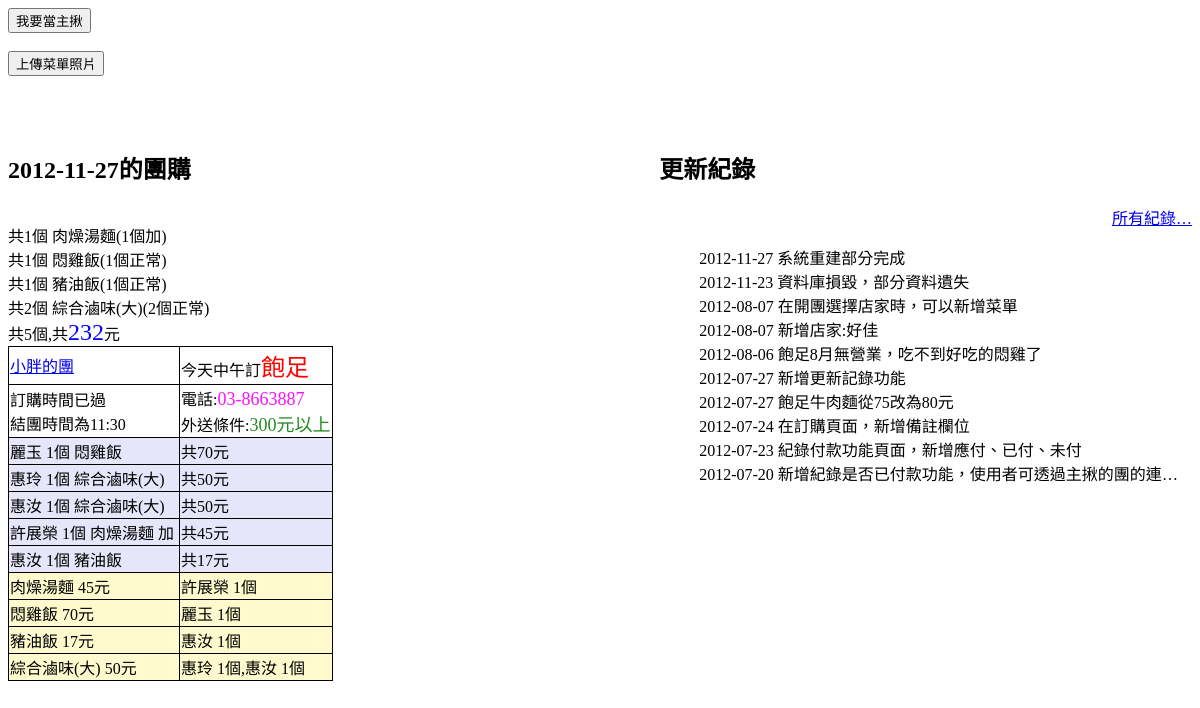
The page / on the database its author committed.
### tables this page shows
CREATE TABLE IF NOT EXISTS `lunchGroup` (
  `id` int(20) NOT NULL AUTO_INCREMENT,
  `primaryName` text NOT NULL,
  `shopName` text NOT NULL,
  `orderDate` text NOT NULL,
  `userIp` text NOT NULL,
  `overTime` varchar(5) NOT NULL,
  PRIMARY KEY (`id`)
);

CREATE TABLE IF NOT EXISTS `shop` (
  `id` int(20) NOT NULL AUTO_INCREMENT,
  `shopName` text NOT NULL,
  `shopPhone` text NOT NULL,
  `deliveryCondition` text NOT NULL,
  `userIp` text NOT NULL,
  PRIMARY KEY (`id`)
);

CREATE TABLE IF NOT EXISTS `orderLog` (
  `id` int(20) NOT NULL AUTO_INCREMENT,
  `userName` text NOT NULL,
  `groupId` tinyint(4) NOT NULL,
  `foodName` text NOT NULL,
  `foodCount` int(20) NOT NULL,
  `userRemark` varchar(10) DEFAULT NULL,
  `userRemark1` text,
  `isPayed` tinyint(1) DEFAULT '0',
  `orderDate` text NOT NULL,
  `userIp` text NOT NULL,
  PRIMARY KEY (`id`)
);

CREATE TABLE IF NOT EXISTS `menu` (
  `id` int(20) NOT NULL AUTO_INCREMENT,
  `shopName` text NOT NULL,
  `foodName` text NOT NULL,
  `foodPrice` int(10) NOT NULL,
  `filename` text,
  `filesize` int(11) DEFAULT NULL,
  `image` longtext,
  `filetype` varchar(50) DEFAULT NULL,
  `userIp` text NOT NULL,
  PRIMARY KEY (`id`)
);

CREATE TABLE IF NOT EXISTS `changeLog` (
  `id` int(11) NOT NULL AUTO_INCREMENT,
  `changeContent` text NOT NULL,
  `changeDate` text NOT NULL,
  PRIMARY KEY (`id`)
);

### index.php (the view, shortened to what this page needs)
<?php require_once('Connections/connection.php'); ?>
<?php
	$today=date("Y-m-d");
	$now=date("H:i");
?>
<!DOCTYPE html PUBLIC "-//W3C//DTD XHTML 1.0 Strict//EN" "http://www.w3.org/TR/xhtml1/DTD/xhtml1-strict.dtd">
<html xmlns="http://www.w3.org/1999/xhtml" dir="ltr" lang="zh-tw" xml:lang="zh-tw">
	<head>
	</head>
	<body>
		<input id="create_button" type="button" value="我要當主揪">
		<br/><br/>
		<input id="upload_button" type="button" value="上傳菜單照片">
		<br/><br/>
		<br/><br/>
		<div style="float:left;width:45%">
		<h2><?php echo $today ?>的團購</h2>
		<br/>
		<?php
		$query = "SELECT * FROM lunchGroup WHERE orderDate='$today' order by id DESC";
		$result = mysql_query($query, $connection) or die(mysql_error());
		if ($result) {
			while ( $row = mysql_fetch_assoc($result) ) {
				$totalMoney=0;
				$allCount=0;
		?>
		<table class="main_table">
			<tr  class="main_tr">
				<td class="main_td">
					<a href="list.php?groupId=<?php echo $row['id'] ?>"><?php echo $row['primaryName'] . "的團" ?></a>
				</td>
				<td class="main_td">
					<?php echo "今天中午訂" . "<font size=\"5\" color=\"FF0000\">" . $row['shopName'] . "</font>"; $shopName=$row['shopName']; ?>
				</td>
			</tr>
			<tr class="main_tr">
				<?php
					$overTime=explode(":",$row['overTime']);
					$nowTime=explode(":",$now);
					if( ($nowTime[0]<$overTime[0]) || ($nowTime[0]==$overTime[0] && $nowTime[1]<$overTime[1]) ) {
				?>
					<td class="main_td">
						<a href="order.php?groupId=<?php echo $row['id'] ?>">我要訂購</a><br/>
						結團時間為<?php echo $row['overTime'] ?>
					</td>
				<?php
					}
					else {
				?>
					<td class="main_td">
						訂購時間已過<br/>
						結團時間為<?php echo $row['overTime'] ?>
					</td>
				<?php
					}
				?>
				<td class="main_td">
					<?php
					$query5 = "SELECT shopPhone,deliveryCondition FROM shop WHERE shopName = '$shopName'";
					$result5 = mysql_query($query5, $connection) or die(mysql_error());
					if ($result5) { $row5 = mysql_fetch_assoc($result5); }
					echo "電話:" . "<font size=\"4\" color=\"FF0FFF\">" . $row5['shopPhone'] . "</font>";
					if($row5['deliveryCondition'])
					{
						echo "<br/>外送條件:"."<font size=\"4\" color=\"#228B22\">".$row5['deliveryCondition']. "</font>";
					};
					?>
				</td>
			</tr>
			<?php
			$query1 = "SELECT * FROM orderLog order by foodName";
			$result1 = mysql_query($query1, $connection) or die(mysql_error());
			if ($result1) {
				while ( $row1 = mysql_fetch_assoc($result1) ) {
					if ($row1['groupId']==$row['id']) {
			?>
						<tr  class="main_tr">
							<td bgColor="#E6E6FA" class="main_td">
								<?php
									$temp1=$row1['foodName'];
									echo $row1['userName'] . "&nbsp;" . $row1['foodCount'] . "個&nbsp;" . $row1['foodName'];
									if($row1['userRemark']=="加") { echo "&nbsp;加"; }
								?>
							</td>
							<td bgColor="#E6E6FA" class="main_td">
								<?php
									$query6 = "SELECT foodPrice FROM menu WHERE shopName = '$shopName' AND foodName = '$temp1' ";
									$result6 = mysql_query($query6, $connection) or die(mysql_error());
									if ($result6) {
										while ( $row6 = mysql_fetch_assoc($result6) ) {
											echo "共".$row1['foodCount']*$row6['foodPrice']."元";
										};
									};
								?>
							</td>
						</tr>
			<?php
					};
				};
			}
			?>
			<?php
			$query2 = "SELECT foodName FROM menu WHERE shopName = '$shopName'";
			$result2 = mysql_query($query2, $connection) or die(mysql_error());
			if ($result2) {
				while ( $row2 = mysql_fetch_assoc($result2) ) {
					$temp=$row2['foodName'];
					$totalCount=0;
					$people="";
					$query3 = "SELECT * FROM orderLog WHERE foodName = '$temp'";
					$result3 = mysql_query($query3, $connection) or die(mysql_error());
					if ($result3) {
						$query4 = "SELECT foodPrice FROM menu WHERE foodName = '$temp' AND shopName = '$shopName'";
						$result4 = mysql_query($query4, $connection) or die(mysql_error());
						if ($result4) { $row4 = mysql_fetch_assoc($result4); }
						while ( $row3 = mysql_fetch_assoc($result3) ) {
							if ($row3['groupId']==$row['id']) {
								$people .= $row3['userName'] . "&nbsp;" . $row3['foodCount'] . "個" . ",";
								$totalCount += $row3['foodCount'];
								$totalMoney += $row3['foodCount'] * $row4['foodPrice'];
							};
						};
						$allCount += $totalCount;
						if($totalCount!=0) {
							echo ")" . "<br/>";
						};
					};
					if($people!="") {
						$people=substr($people,'0','-1');
			?>
						<tr class="main_tr">
							<td bgColor="#FFFACD" class="main_td">
								<?php echo $temp."&nbsp;".$row4['foodPrice']."元"; ?>
							</td>
							<td bgColor="#FFFACD" class="main_td">
								<?php echo $people; ?>
							</td>
						</tr>
			<?php
					};
				};
				if($totalMoney!=0) {
					echo "共" . $allCount . "個,共<font size=\"5\" color=\"#0000FF\">" . $totalMoney . "</font>" . "元";
				};
			};
			?>
		</table>
		<br/>
		<?php
			};
		}
		?>
	</div>
	<div style="float:right;width:45%">
		<h2>更新紀錄</h2>
		<p style="text-align:right;"><a href="changelog.php">所有紀錄…</a></p>
		<ul>
		<?php
			$query7 = "SELECT * FROM changeLog order by changeDate DESC limit 0,10";
			$result7 = mysql_query($query7, $connection) or die(mysql_error());
			if ($result7) {
				while ( $row7 = mysql_fetch_assoc($result7) ) {
		?>
			<li class="ellipsis">
				<span><?php echo $row7['changeDate']; ?></span>
				<span><?php echo $row7['changeContent']; ?></span>
			</li>
		<?php
				}
			}
		?>
		</ul>
	</div>
	</body>
</html>

### index.php (style rules this page uses)
.main_table { border: 1px solid #000000; border-collapse: collapse; }
.main_tr, .main_td { border: 1px solid #000000; }
.ellipsis { display: block; white-space: nowrap; overflow: hidden; -o-text-overflow: ellipsis; text-overflow: ellipsis; }

### rows shown on the page
lunchgroup: primaryName "小胖", shopName "飽足", overTime "11:30", shop.shopPhone "03-8663887", shop.deliveryCondition "300元以上", totalMoney "232"
orderlog: userName "麗玉", foodCount "1", foodName "悶雞飯", foodPrice "70"
orderlog: userName "惠玲", foodCount "1", foodName "綜合滷味(大)", foodPrice "50"
orderlog: userName "惠汝", foodCount "1", foodName "綜合滷味(大)", foodPrice "50"
orderlog: userName "許展榮", foodCount "1", foodName "肉燥湯麵", userRemark "加", foodPrice "45"
orderlog: userName "惠汝", foodCount "1", foodName "豬油飯", foodPrice "17"
menu: foodName "肉燥湯麵", foodPrice "45", people "許展榮 1個"
menu: foodName "悶雞飯", foodPrice "70", people "麗玉 1個"
menu: foodName "豬油飯", foodPrice "17", people "惠汝 1個"
menu: foodName "綜合滷味(大)", foodPrice "50", people "惠玲 1個,惠汝 1個"
changelog: changeDate "2012-11-27", changeContent "系統重建部分完成"
changelog: changeDate "2012-11-23", changeContent "資料庫損毀，部分資料遺失"
changelog: changeDate "2012-08-07", changeContent "在開團選擇店家時，可以新增菜單"
changelog: changeDate "2012-08-07", changeContent "新增店家:好佳"
changelog: changeDate "2012-08-06", changeContent "飽足8月無營業，吃不到好吃的悶雞了"
changelog: changeDate "2012-07-27", changeContent "新增更新記錄功能"
changelog: changeDate "2012-07-27", changeContent "飽足牛肉麵從75改為80元"
changelog: changeDate "2012-07-24", changeContent "在訂購頁面，新增備註欄位"
changelog: changeDate "2012-07-23", changeContent "紀錄付款功能頁面，新增應付、已付、未付"
changelog: changeDate "2012-07-20", changeContent "新增紀錄是否已付款功能，使用者可透過主揪的團的連…"
